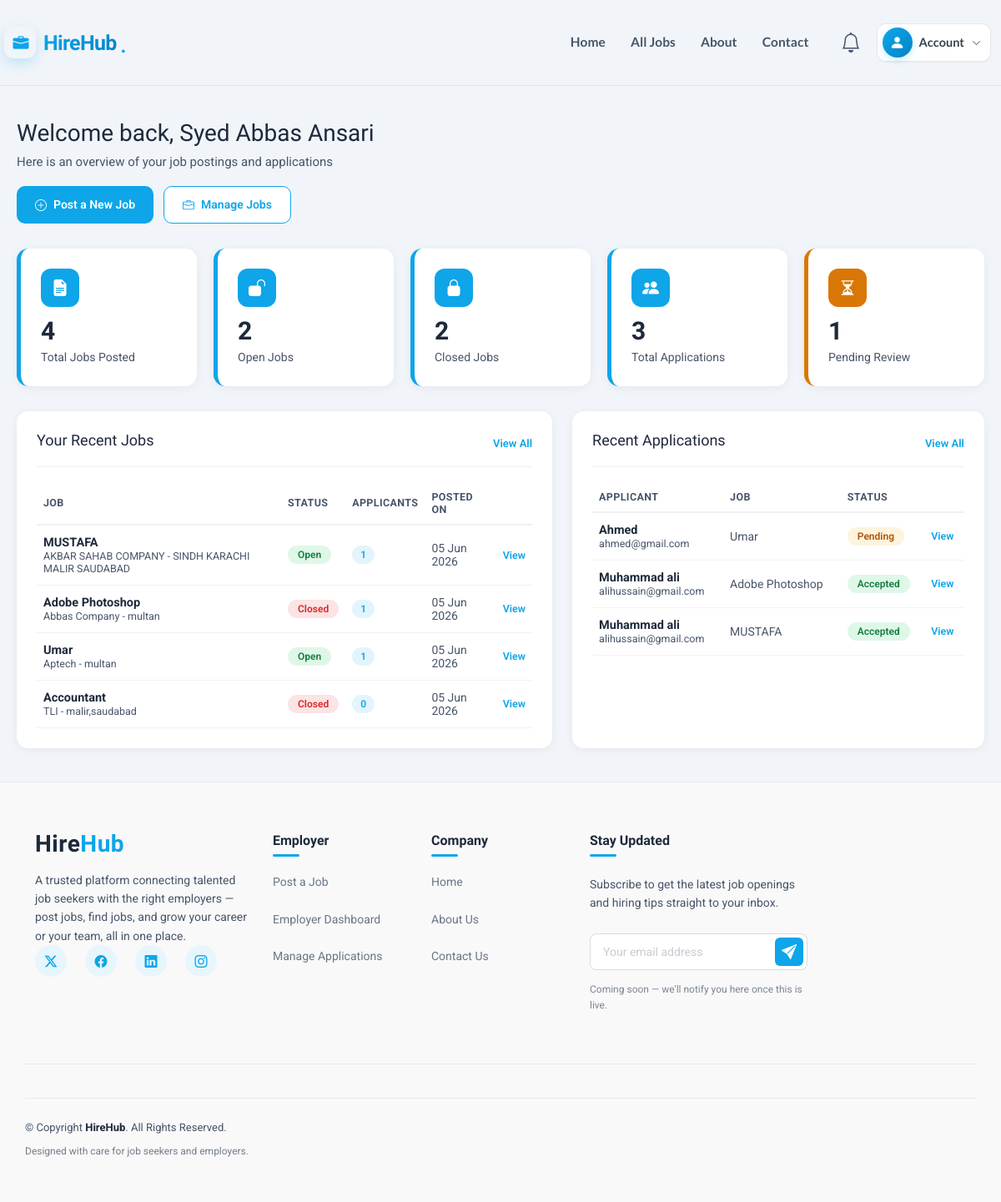
Page /employer/employerDashboard.php (signed in) on the earlier database version.
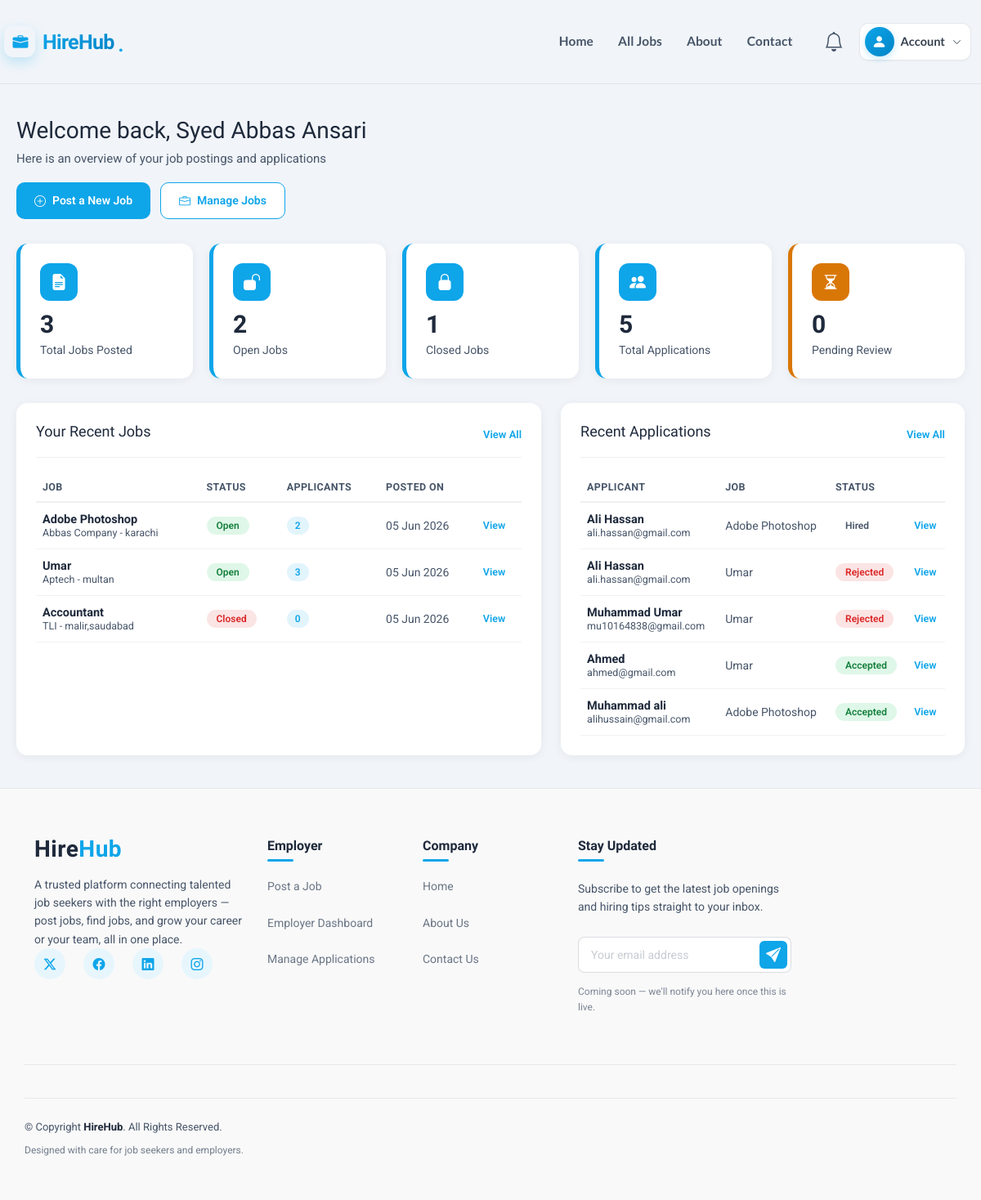
Same page on the later database version.
### tables this page shows
CREATE TABLE `jobs` (
  `id` int(11) NOT NULL,
  `user_id` int(11) DEFAULT NULL,
  `title` varchar(255) DEFAULT NULL,
  `company` varchar(255) DEFAULT NULL,
  `location` varchar(255) DEFAULT NULL,
  `salary` varchar(100) DEFAULT NULL,
  `description` mediumtext DEFAULT NULL,
  `created_at` timestamp NOT NULL DEFAULT current_timestamp(),
  `category_id` int(11) DEFAULT NULL,
  `status` varchar(20) DEFAULT 'open',
  `job_type` enum('Full Time','Part Time','Internship','Contract','Remote','Hybrid') NOT NULL DEFAULT 'Full Time',
  `approval_status` varchar(20) DEFAULT 'pending',
  `required_skills` mediumtext DEFAULT NULL
);

CREATE TABLE `applications` (
  `id` int(11) NOT NULL,
  `job_id` int(11) NOT NULL,
  `applicant_id` int(11) NOT NULL,
  `applied_at` timestamp NOT NULL DEFAULT current_timestamp(),
  `status` varchar(50) DEFAULT 'pending',
  `visibility` int(11) DEFAULT 1
);

CREATE TABLE `users` (
  `id` int(11) NOT NULL,
  `fullname` varchar(100) DEFAULT NULL,
  `profile_image` varchar(255) DEFAULT 'user.png',
  `email` varchar(100) DEFAULT NULL,
  `password` varchar(255) DEFAULT NULL,
  `role` varchar(55) NOT NULL,
  `bio` mediumtext DEFAULT NULL,
  `skills` mediumtext DEFAULT NULL,
  `experience` varchar(100) DEFAULT NULL,
  `cv_file` varchar(255) DEFAULT NULL,
  `created_at` timestamp NOT NULL DEFAULT current_timestamp() ON UPDATE current_timestamp(),
  `company_name` varchar(150) DEFAULT NULL,
  `company_logo` varchar(255) DEFAULT NULL,
  `company_website` varchar(255) DEFAULT NULL,
  `company_email` varchar(150) DEFAULT NULL,
  `company_phone` varchar(30) DEFAULT NULL,
  `company_industry` varchar(100) DEFAULT NULL,
  `company_size` varchar(50) DEFAULT NULL,
  `company_founded_year` year(4) DEFAULT NULL,
  `company_city` varchar(100) DEFAULT NULL,
  `company_address` mediumtext DEFAULT NULL,
  `company_about` mediumtext DEFAULT NULL,
  `company_linkedin` varchar(255) DEFAULT NULL,
  `reset_token` varchar(64) DEFAULT NULL,
  `reset_token_expiry` datetime DEFAULT NULL
);

### employer/employerDashboard.php (the view, shortened to what the changed rows need)
<?php
include "../includes/config.php";
$userid = $_SESSION['user_id'];
$employerQuery = "select fullname, email from users where id = ?";
$employerResult = mysqli_execute_query($conn, $employerQuery, [$userid]);
$employer = mysqli_fetch_assoc($employerResult);
$totalJobsQuery = "select count(*) as total from jobs where user_id = ?";
$totalJobsResult = mysqli_execute_query($conn, $totalJobsQuery, [$userid]);
$totalJobsRow = mysqli_fetch_assoc($totalJobsResult);
$totalJobs = $totalJobsRow['total'];
$closedJobsQuery = "select count(*) as total from jobs where user_id = ? and status = 'closed'";
$closedJobsResult = mysqli_execute_query($conn, $closedJobsQuery, [$userid]);
$closedJobsRow = mysqli_fetch_assoc($closedJobsResult);
$closedJobs = $closedJobsRow['total'];
$totalApplicationsQuery = "select count(*) as total
                            from applications
                            join jobs on applications.job_id = jobs.id
                            where jobs.user_id = ?";
$totalApplicationsResult = mysqli_execute_query($conn, $totalApplicationsQuery, [$userid]);
$totalApplicationsRow = mysqli_fetch_assoc($totalApplicationsResult);
$totalApplications = $totalApplicationsRow['total'];
$pendingApplicationsQuery = "select count(*) as total
                            from applications
                            join jobs on applications.job_id = jobs.id
                            where jobs.user_id = ? and applications.status = 'pending'";
$pendingApplicationsResult = mysqli_execute_query($conn, $pendingApplicationsQuery, [$userid]);
$pendingApplicationsRow = mysqli_fetch_assoc($pendingApplicationsResult);
$pendingApplications = $pendingApplicationsRow['total'];
$recentJobsQuery = "select jobs.id, jobs.title, jobs.company, jobs.location, jobs.status, jobs.created_at,
                    (select count(*) from applications where applications.job_id = jobs.id) as applicants_count
                    from jobs
                    where jobs.user_id = ?
                    order by jobs.created_at desc
                    limit 5";
$recentJobsResult = mysqli_execute_query($conn, $recentJobsQuery, [$userid]);
$recentApplicationsQuery = "select applications.id, applications.status, applications.applied_at,
                            jobs.title as job_title,
                            users.fullname as applicant_name, users.email as applicant_email
                            from applications
                            join jobs on applications.job_id = jobs.id
                            join users on applications.applicant_id = users.id
                            where jobs.user_id = ?
                            order by applications.applied_at desc
                            limit 5";
$recentApplicationsResult = mysqli_execute_query($conn, $recentApplicationsQuery, [$userid]);
?>
<?php include "../includes/header.php";   ?>
<section class="employer-dashboard">
    <div class="welcome-bar">
        <h1>Welcome back, <?php echo htmlspecialchars($employer['fullname']); ?></h1>
    </div>
    <div class="stats-grid">
        <div class="stat-card">
            <div class="icon"><i class="bi bi-file-earmark-text-fill"></i></div>
            <div class="number"><?php echo (int)$totalJobs; ?></div>
            <div class="label">Total Jobs Posted</div>
        </div>
        <div class="stat-card">
            <div class="icon"><i class="bi bi-lock-fill"></i></div>
            <div class="number"><?php echo (int)$closedJobs; ?></div>
            <div class="label">Closed Jobs</div>
        </div>
        <div class="stat-card">
            <div class="icon"><i class="bi bi-people-fill"></i></div>
            <div class="number"><?php echo (int)$totalApplications; ?></div>
            <div class="label">Total Applications</div>
        </div>
        <div class="stat-card pending-card">
            <div class="icon"><i class="bi bi-hourglass-split"></i></div>
            <div class="number"><?php echo (int)$pendingApplications; ?></div>
            <div class="label">Pending Review</div>
        </div>
    </div>
    <div class="dashboard-panels">
        <div class="panel">
            <div class="panel-head">
                <h2>Your Recent Jobs</h2>
            </div>
            <table class="data-table">
                <thead>
                    <tr>
                        <th>Job</th>
                        <th>Status</th>
                        <th>Applicants</th>
                        <th>Posted On</th>
                        <th></th>
                    </tr>
                </thead>
                <tbody>
                    <?php
                    if ($recentJobsResult && mysqli_num_rows($recentJobsResult) > 0) {
                        while ($job = mysqli_fetch_assoc($recentJobsResult)) {
                    ?>
                            <tr>
                                <td class="job-title-cell">
                                    <strong><?php echo htmlspecialchars($job['title']); ?></strong>
                                    <span><?php echo htmlspecialchars($job['company'] . ' - ' . $job['location']); ?></span>
                                </td>
                                <td><span class="status-badge <?php echo htmlspecialchars($job['status']); ?>"><?php echo htmlspecialchars($job['status']); ?></span></td>
                                <td><span class="applicants-pill"><?php echo (int)$job['applicants_count']; ?></span></td>
                                <td><?php echo date('d M Y', strtotime($job['created_at'])); ?></td>
                                <td><a class="row-action" href="/job-portal/job-details.php?id=<?php echo (int)$job['id']; ?>">View</a></td>
                            </tr>
                        <?php
                        }
                    } else {
                        ?>
                        <tr>
                            <td colspan="5" class="no-data">You haven't posted any jobs yet.</td>
                        </tr>
                    <?php
                    }
                    ?>
                </tbody>
            </table>
        </div>
        <div class="panel">
            <div class="panel-head">
                <h2>Recent Applications</h2>
            </div>
            <table class="data-table">
                <thead>
                    <tr>
                        <th>Applicant</th>
                        <th>Job</th>
                        <th>Status</th>
                        <th></th>
                    </tr>
                </thead>
                <tbody>
                    <?php
                    if ($recentApplicationsResult && mysqli_num_rows($recentApplicationsResult) > 0) {
                        while ($app = mysqli_fetch_assoc($recentApplicationsResult)) {
                    ?>
                            <tr>
                                <td class="job-title-cell">
                                    <strong><?php echo htmlspecialchars($app['applicant_name']); ?></strong>
                                    <span><?php echo htmlspecialchars($app['applicant_email']); ?></span>
                                </td>
                                <td><?php echo htmlspecialchars($app['job_title']); ?></td>
                                <td><span class="status-badge <?php echo htmlspecialchars($app['status']); ?>"><?php echo htmlspecialchars($app['status']); ?></span></td>
                                <td><a class="row-action" href="employer-applications.php">View</a></td>
                            </tr>
                        <?php
                        }
                    } else {
                        ?>
                        <tr>
                            <td colspan="4" class="no-data">No applications received yet.</td>
                        </tr>
                    <?php
                    }
                    ?>
                </tbody>
            </table>
        </div>
    </div>
</section>
<?php include "../includes/footer.php"; ?>

Differences in the rows shown:
removed jobs: title "MUSTAFA", company+location "AKBAR SAHAB COMPANY - SINDH KARACHI MALIR SAUDABAD", status "Open", applicants_count "1", created_at "05 Jun 2026"
no longer on this page (row unchanged): applications: users.fullname "Muhammad ali", users.email "alihussain@gmail.com", job.title "MUSTAFA", status "Accepted"
changed jobs "Adobe Photoshop": company+location "Abbas Company - multan" → "Abbas Company - karachi"; status "Closed" → "Open"; applicants_count "1" → "2"
changed jobs "Umar": applicants_count "1" → "3"
added applications: users.fullname "Ali Hassan", users.email "ali.hassan@gmail.com", job.title "Adobe Photoshop", status "Hired"
added applications: users.fullname "Ali Hassan", users.email "ali.hassan@gmail.com", job.title "Umar", status "Rejected"
added applications: users.fullname "Muhammad Umar", users.email "mu10164838@gmail.com", job.title "Umar", status "Rejected"
changed applications "Ahmed": status "Pending" → "Accepted"
Other differences:
$totalJobs: "4" → "3"
$closedJobs: "2" → "1"
$totalApplications: "3" → "5"
$pendingApplications: "1" → "0"
